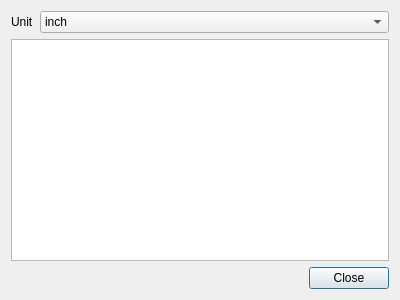
<?xml version="1.0" encoding="UTF-8"?>
<ui version="4.0">
 <class>CentroidDialog</class>
 <widget class="QDialog" name="CentroidDialog">
  <property name="geometry">
   <rect>
    <x>0</x>
    <y>0</y>
    <width>400</width>
    <height>300</height>
   </rect>
  </property>
  <property name="windowTitle">
   <string>Dialog</string>
  </property>
  <layout class="QVBoxLayout" name="verticalLayout">
   <item>
    <layout class="QFormLayout" name="formLayout">
     <item row="0" column="0">
      <widget class="QLabel" name="label">
       <property name="text">
        <string>Unit</string>
       </property>
      </widget>
     </item>
     <item row="0" column="1">
      <widget class="QComboBox" name="comboBox">
       <item>
        <property name="text">
         <string>inch</string>
        </property>
       </item>
       <item>
        <property name="text">
         <string>mm</string>
        </property>
       </item>
      </widget>
     </item>
    </layout>
   </item>
   <item>
    <widget class="QTableView" name="tableView">
     <property name="selectionMode">
      <enum>QAbstractItemView::SingleSelection</enum>
     </property>
    </widget>
   </item>
   <item>
    <widget class="QDialogButtonBox" name="buttonBox">
     <property name="orientation">
      <enum>Qt::Horizontal</enum>
     </property>
     <property name="standardButtons">
      <set>QDialogButtonBox::Close</set>
     </property>
    </widget>
   </item>
  </layout>
 </widget>
 <resources/>
 <connections>
  <connection>
   <sender>buttonBox</sender>
   <signal>accepted()</signal>
   <receiver>CentroidDialog</receiver>
   <slot>accept()</slot>
   <hints>
    <hint type="sourcelabel">
     <x>248</x>
     <y>254</y>
    </hint>
    <hint type="destinationlabel">
     <x>157</x>
     <y>274</y>
    </hint>
   </hints>
  </connection>
  <connection>
   <sender>buttonBox</sender>
   <signal>rejected()</signal>
   <receiver>CentroidDialog</receiver>
   <slot>reject()</slot>
   <hints>
    <hint type="sourcelabel">
     <x>316</x>
     <y>260</y>
    </hint>
    <hint type="destinationlabel">
     <x>286</x>
     <y>274</y>
    </hint>
   </hints>
  </connection>
 </connections>
</ui>
